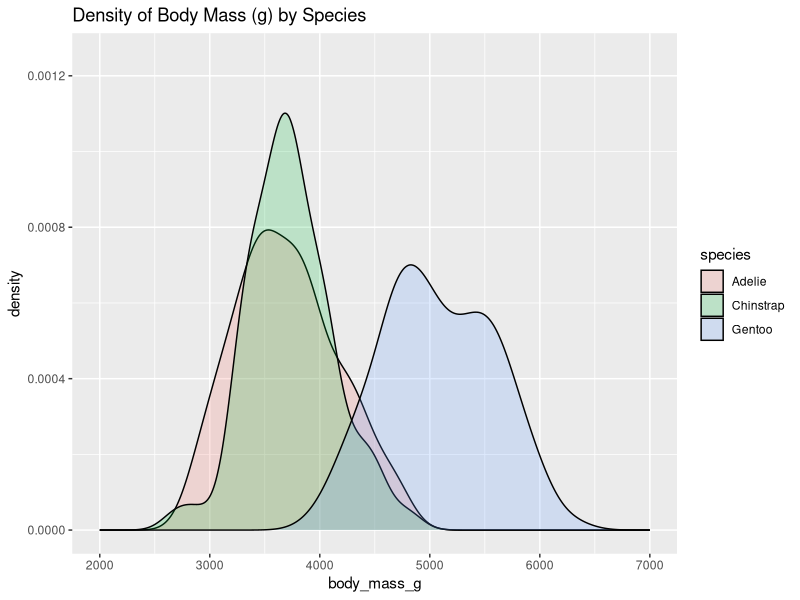

This figure's R source:
## ---- chunk 1
library(knitr)
library(formatR)
library(palmerpenguins)
library(dplyr)
library(ggplot2)
knitr::opts_chunk$set(echo = TRUE)
knitr::opts_chunk$set(tidy.opts = list(width.cutoff = 80))
## ---- chunk 2
# Read in penguins
penguins_data <- palmerpenguins::penguins
# Print penguins to inspect
print(penguins_data)
# Convert penguins to a dataframe
penguins_df <- as.data.frame(penguins_data)
## ---- chunk 3
# Count penguins by species and island
penguins_frequency_dist <- penguins_df %>%
  group_by(species, island) %>%
  count()
# Convert to DF
penguins_frequency_dist_df <- as.data.frame(penguins_frequency_dist)
# Print results
knitr::kable(penguins_frequency_dist_df,
  caption = "Distribution Frequency of Penguins by Species and Island"
)
## ---- chunk 4
# Get unique penguin categories by island
species_by_island_df <- penguins_df %>%
  group_by(island) %>%
  summarise(species = unique(species))
# Print results
knitr::kable(species_by_island_df,
  caption = "Penguin Species by Island"
)
## ---- chunk 5
# Filter for Gentoo penguins and get bill length values
gentoo_idx <- which(penguins_df$species == "Gentoo")
gentoo_bill_lengths <- penguins_df[gentoo_idx, ]$bill_length_mm

# Filter for Chinstrap penguins and get bill length values
chinstrap_idx <- which(penguins_df$species == "Chinstrap")
chinstrap_bill_lengths <- penguins_df[chinstrap_idx, ]$bill_length_mm

# Define significance value
alpha <- 0.05

# Do t test to evaluate if chinstrap average length
# is greater than gentoo average length
t_test_results <- t.test(
  x = chinstrap_bill_lengths,
  y = gentoo_bill_lengths,
  alternative = "greater",
  var.equal = F
)
t_test_pvalue <- t_test_results$p.value
# Evaluate if p-value of t test is greater than signif. value
if (t_test_pvalue < alpha) {
  print("p-value of t-test is less than alpha, so we reject H0")
} else {
  print("p-value of t-test is greater than alpha, so we do not reject H0")
}
## ---- chunk 6
species_na_bool_idx <- is.na(penguins_df$species)
body_mass_na_bool_idx <- is.na(penguins_df$body_mass_g)
combined_bool_idx <- !species_na_bool_idx & !body_mass_na_bool_idx

filtered_penguins_df <- penguins_df[combined_bool_idx, ]
rows_removed_num <- nrow(penguins_df) - nrow(filtered_penguins_df)
## ---- chunk 7
species <- unique(filtered_penguins_df$species)
species_color_list <- c("red", "blue", "green")
combined_species_df <- data.frame()
for (species_i in species) {
  species_idx <- filtered_penguins_df$species == species_i
  species_df <- filtered_penguins_df[species_idx, ]
  species_df_slice <- species_df[c("species", "body_mass_g")]
  combined_species_df <- rbind(combined_species_df, species_df_slice)
}

ggplot(combined_species_df, aes(body_mass_g, fill = species)) +
  geom_density(alpha = 0.2) +
  xlim(2000, 7000) +
  ylim(0, 1.25e-3) +
  ggtitle("Density of Body Mass (g) by Species")
## ---- chunk 8
filtered_penguins_df$body_mass_kg <- filtered_penguins_df$body_mass_g / 1000
neg.logl <- function(theta, pi1, pi2, pi3, w1, w2, w3, x) {
  mu1 <- theta[1]
  mu2 <- theta[2]
  mu3 <- theta[3]

  sigma_1 <- exp(theta[4])
  sigma_2 <- exp(theta[5])
  sigma_3 <- exp(theta[6])
  # density of the mixture model:
  f.x1 <- pi1 * dnorm(x, mu1, sd = sigma_1)
  f.x2 <- pi2 * dnorm(x, mu2, sd = sigma_2)
  f.x3 <- pi3 * dnorm(x, mu3, sd = sigma_3)
  # negative log-likelihood:
  -sum(w1 * log(f.x1) + w2 * log(f.x2) + w3 * log(f.x3))
}
## ---- chunk 9
set.seed(3953629)

em_algo <- function(x, pi1hat_init, pi2hat_init, pi3hat_init, n.iter) {
  # Set n as length of provided x
  n <- length(x)

  # Set up pi_j for each j component
  pi1hat <- rep(NA, n.iter)
  pi2hat <- rep(NA, n.iter)
  pi3hat <- rep(NA, n.iter)

  # Set up p_hat_j for each j component
  p1hat <- matrix(NA, n.iter, n)
  p2hat <- matrix(NA, n.iter, n)
  p3hat <- matrix(NA, n.iter, n)
  
  # Define starting range for pi_j
  pi1hat_range <- pi1hat_init * 0.8
  pi2hat_range <- pi2hat_init * 0.8
  pi3hat_range <- pi3hat_init * 0.8

  # Store initial provided pi values
  pi1hat[1] <- pi1hat_init
  pi2hat[1] <- pi2hat_init
  pi3hat[1] <- pi3hat_init

  # Calculate t=1 p_hats
  p1hat[1, ] <- runif(n, pi1hat_init - pi1hat_range, pi1hat_init + pi1hat_range)
  p2hat[1, ] <- runif(n, pi2hat_init - pi2hat_range, pi2hat_init + pi2hat_range)
  p3hat[1, ] <- runif(n, pi3hat_init - pi3hat_range, pi3hat_init + pi3hat_range)

  # Set up 6 column theta matrix, and t=1 theta guesses
  thetahat <- matrix(NA, n.iter, 6)
  theta_init_guesses <- c(
    rep(mean(x), 3),
    rep(sd(x), 3)
  )

  # Find initial log likelihood minimized values of theta
  thetahat[1, ] <- optim(
    theta_init_guesses,
    function(theta) {
      neg.logl(theta, pi1hat[1], pi2hat[1], pi3hat[1], 
               p1hat[1, ], p2hat[1, ], p3hat[1, ], x)
    }
  )$par

  # Iter through n.iter
  for (t in 2:n.iter) {
    # E step: update individual probability memberships
    phat_numer.temp <- cbind(
      pi1hat[t - 1] * dnorm(x, thetahat[t - 1, 1], exp(thetahat[t - 1, 4])),
      pi2hat[t - 1] * dnorm(x, thetahat[t - 1, 2], exp(thetahat[t - 1, 5])),
      pi3hat[t - 1] * dnorm(x, thetahat[t - 1, 3], exp(thetahat[t - 1, 6]))
    )
    # Reassign phat values to corresponding phat matrix
    p1hat[t, ] <- phat_numer.temp[, 1]/rowSums(phat_numer.temp)
    p2hat[t, ] <- phat_numer.temp[, 2]/rowSums(phat_numer.temp)
    p3hat[t, ] <- phat_numer.temp[, 3]/rowSums(phat_numer.temp)
    # M step: update parameter estimates
    # Update for corresponding pi_hat
    pi1hat[t] <- mean(p1hat[t, ])
    pi2hat[t] <- mean(p2hat[t, ])
    pi3hat[t] <- mean(p3hat[t, ])
    # Update optimized theta values
    thetahat[t, ] <- optim(thetahat[t-1, ], function(theta) {
        neg.logl(theta, pi1hat[t], pi2hat[t], pi3hat[t], 
                 p1hat[t, ], p2hat[t, ], p3hat[t, ], x)
      }
    )$par
  }
  # Return final theta values, pi values, and phat values
  final_theta <- thetahat[n.iter, ]
  final_pi <- c(pi1hat[n.iter], pi2hat[n.iter], pi3hat[n.iter])
  return(list(theta = final_theta, 
              pi = final_pi,
              p1 = p1hat[n.iter, ],
              p2 = p2hat[n.iter, ],
              p3 = p3hat[n.iter, ]))
}

n <- nrow(filtered_penguins_df)
peng_species_prop <- filtered_penguins_df %>%
  group_by(species) %>%
  count()
peng_species_prop$prop <- peng_species_prop$n / n

pi1hat_1 <- 1 / 3
pi2hat_1 <- 1 / 3
pi3hat_1 <- 1 / 3

pi1hat_2 <- c(peng_species_prop$prop)[1]
pi2hat_2 <- c(peng_species_prop$prop)[2]
pi3hat_2 <- c(peng_species_prop$prop)[3]

pi1hat_3 <- runif(1, 0, 0.45)
pi2hat_3 <- runif(1, 0, 0.45)
pi3hat_3 <- 1 - pi1hat_3 - pi2hat_3

n.iter <- 500

run_1 <- em_algo(filtered_penguins_df$body_mass_kg, 
                 pi1hat_1, 
                 pi2hat_1, 
                 pi3hat_1, 
                 n.iter)
run_2 <- em_algo(filtered_penguins_df$body_mass_kg, 
                 pi1hat_2,
                 pi2hat_2,
                 pi3hat_2,
                 n.iter)
run_3 <- em_algo(filtered_penguins_df$body_mass_kg, 
                 pi1hat_3, 
                 pi2hat_3, 
                 pi3hat_3, 
                 n.iter)
## ---- chunk 10
run_1$p1 > 0.5
  
